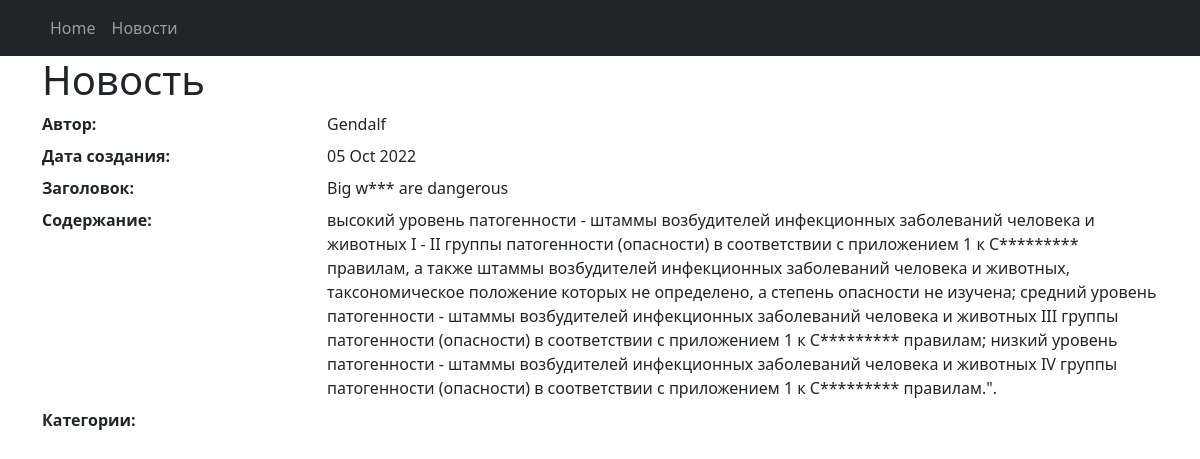
The app's page /news/146, older data.
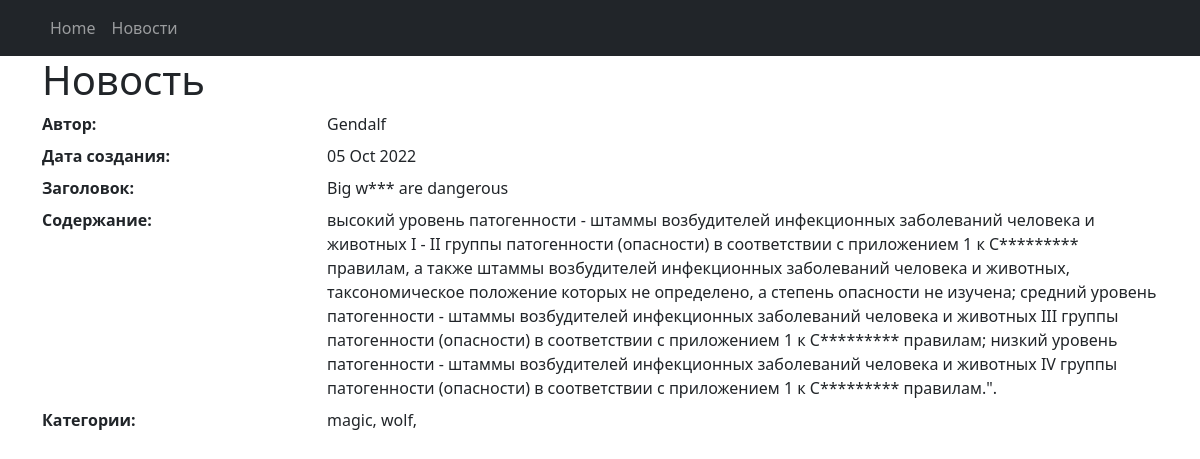
The same page, newer data.
### news/models.py (models this page shows, shortened)
class Category(models.Model):
    name = models.CharField(max_length=64, unique=True)

### news/views.py (the view)
# urls.py: path('<int:pk>', NewsDetail.as_view()),
class NewsDetail(DetailView):
    model = Post
    template_name = 'neww.html'
    context_object_name = 'neww'

### news/templatetags/custom_filters.py (called while the page is built)
@register.filter()
def censor(value, code='wolf'):
    len_1 = len(code)-1
    val_1 = value.replace(code, f'{code[0]}{len_1*"*"}')
    return val_1

### templates/neww.html (shortened to what this page needs)
{% extends 'flatpages/default.html' %}
{% load custom_filters %}
{% block content %}
<h1>Новость</h1>
<dl class="row">
    <dt class="col-sm-3">Автор:</dt>
    <dd class="col-sm-9">{{ neww.author.auth_user.username }}</dd>
    <dt class="col-sm-3">Дата создания:</dt>
    <dd class="col-sm-9">{{ neww.time_create | date:'d M Y' }}</dd>
    <dt class="col-sm-3">Заголовок:</dt>
    <dd class="col-sm-9">{{ neww.head | censor | censor:"Санитарным" |censor:"Sword"}}</dd>
    <dt class="col-sm-3">Содержание:</dt>
    <dd class="col-sm-9">{{ neww.text | censor:"Санитарным"|censor:"lorem"}}</dd>
    <dt class="col-sm-3">Категории:</dt>
    <dd class="col-sm-9">
        {% for cat in neww.category.all %}
        {{cat.name}},
        {% endfor %}</dd>
</dl>
{% endblock content %}

Row changes from the older to the newer data that the page shows:
now on this page (row unchanged): Category: name "magic"
added Category: name "wolf"
